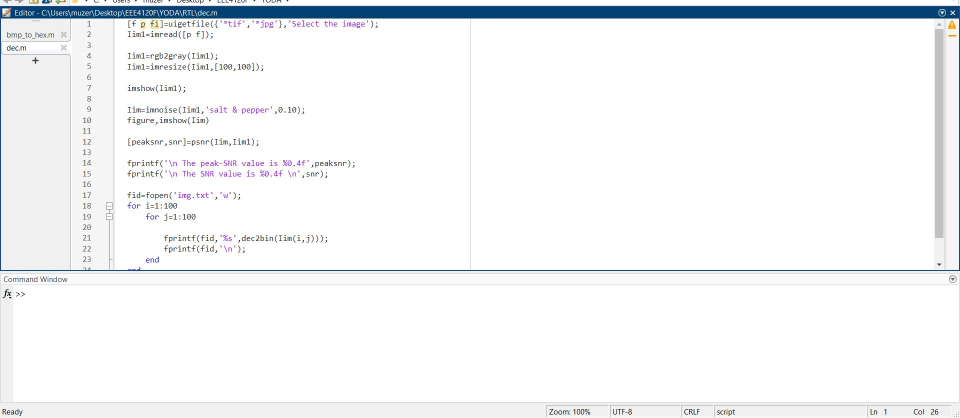
%> input picture Image_Proc/Capture.JPG, 1920 x 835 px (shown at 1/2 size)
$ octave dec.m   (GNU Octave 9; MATLAB toolbox functions it lacks are replaced by stand-ins)
%> lines starting %> are read from the running program, lines starting %| are printed output that depends on the picture
[f p fi]=uigetfile({'*jpg'},'Select the image');
%> the answer given: Capture.JPG
Iim1=imread([p f]);
%> Iim1 is the input picture: size 835x1920x3 uint8; mean R, G, B 242.5, 244.3, 246.1
Iim1=rgb2gray(Iim1);
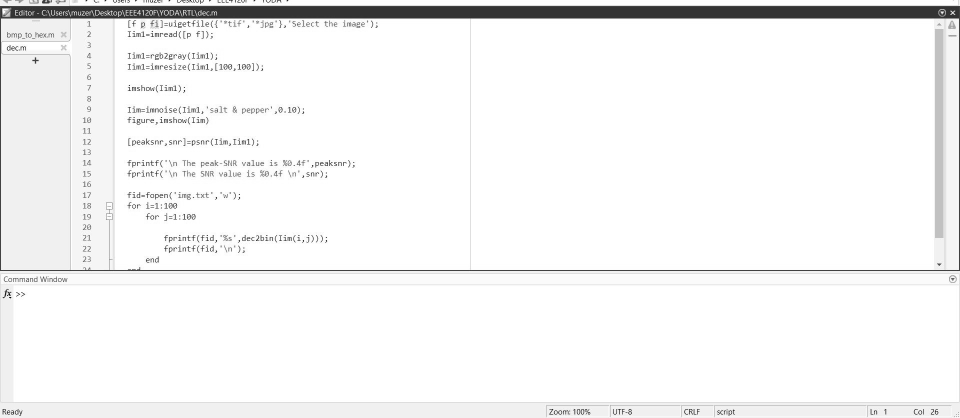
%> Iim1: size 835x1920 uint8 (shown at 1/2 size); min 0, max 255, mean 244
%Iim1=imresize(Iim1,[100,100]);
figure,imshow(Iim1)

Iim=imnoise(Iim1,'salt & pepper',0.01);
figure,imshow(Iim)

[peaksnr,snr]=psnr(Iim,Iim1);
%> peaksnr = 23.2; snr = 22.93

fprintf('\n The peak-SNR value is %0.4f',peaksnr);
%|  The peak-SNR value is 23.2023
fprintf('\n The SNR value is %0.4f \n',snr);
%|  The SNR value is 22.9298

fid=fopen('img.txt','w');
for i=1:100
    for j=1:100

        fprintf(fid,'%d',Iim(i,j));
        fprintf(fid,'\n');
    end
end

%> (the run ends here)
